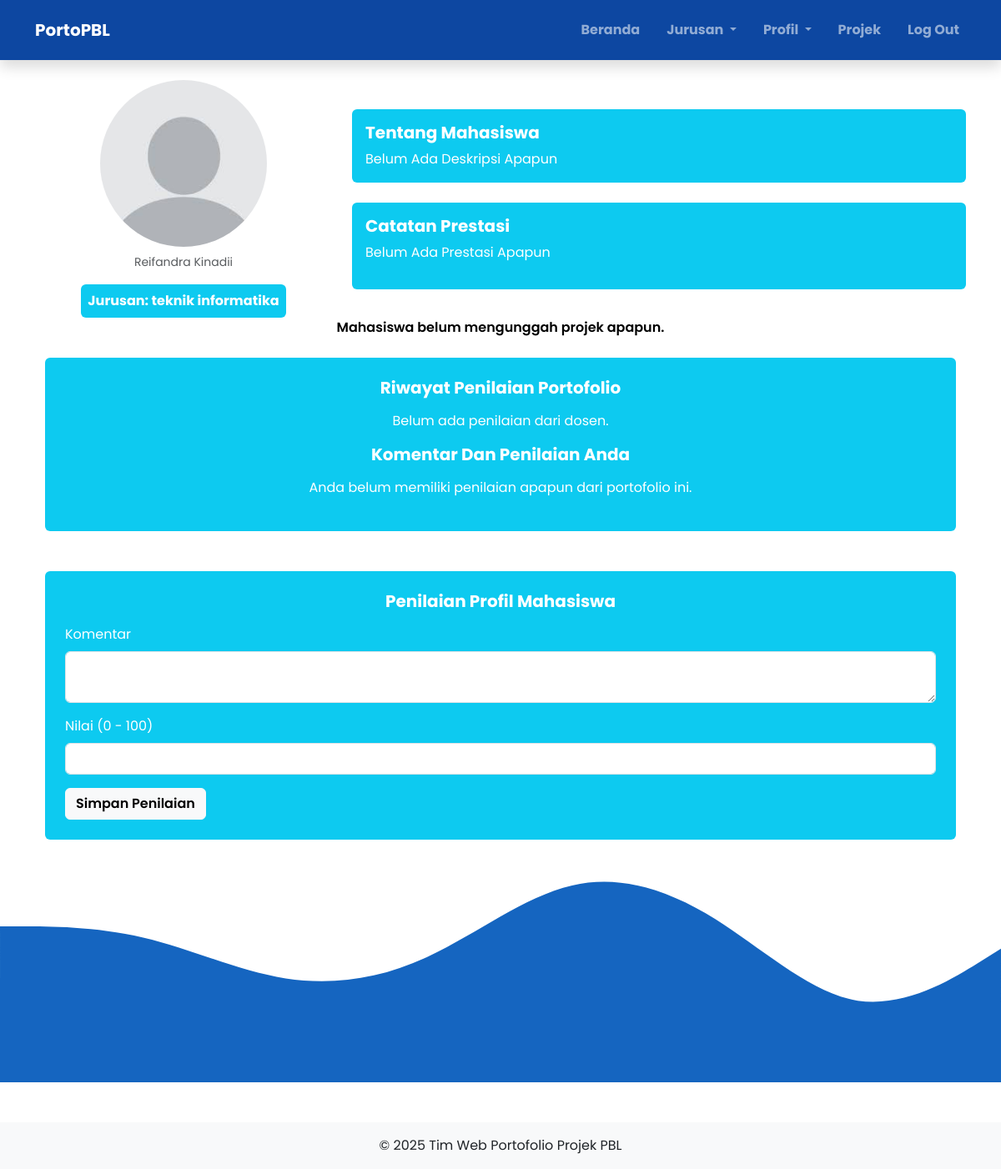
Page /Dosen/lihat_profil_mhs.php?id=3 (signed in) on the committed database.
### tables this page shows
CREATE TABLE `users` (
  `id` int(11) NOT NULL,
  `nama` varchar(100) NOT NULL,
  `username` varchar(255) NOT NULL,
  `password` varchar(255) NOT NULL,
  `foto_profil` varchar(255) DEFAULT NULL,
  `deskripsi_diri` varchar(255) DEFAULT NULL,
  `prestasi` varchar(255) DEFAULT NULL,
  `jurusan` enum('teknik mesin','teknik informatika','teknik elektro','manajemen bisnis') DEFAULT NULL,
  `role` enum('mahasiswa','dosen','admin') NOT NULL
);

### Dosen/lihat_profil_mhs.php (the view, shortened to what this page needs)
<?php
include '../koneksi.php';
$user_id = $_GET['id'];
$dosen_id = $_SESSION['id'];
$query_user = "SELECT * FROM users WHERE id = '$user_id'";
$result_user = mysqli_query($koneksi, $query_user);
$user = mysqli_fetch_assoc($result_user);
$foto = !empty($user['foto_profil'])
        ? '../asset/profil/' . $user['foto_profil']
        : '../tim/profil-kosong.jpeg';
$query_projek = "SELECT * FROM projek WHERE user_id = '$user_id'";
$result_projek = mysqli_query($koneksi, $query_projek);
$query_penilaian = "
SELECT pf.*, u.nama AS nama_dosen
FROM penilaian_portofolio pf
JOIN users u ON pf.dosen_id = u.id
WHERE pf.mahasiswa_id = '$user_id'
ORDER BY pf.id_penilaian DESC
";
$result_penilaian = mysqli_query($koneksi, $query_penilaian);
$query_history_penilaian_dosen = "
SELECT pf.*, u.nama AS nama_dosen
FROM penilaian_portofolio pf
JOIN users u ON pf.dosen_id = u.id
WHERE pf.mahasiswa_id = '$user_id' AND dosen_id = '$dosen_id'
ORDER BY pf.id_penilaian DESC
";
$result_history_penilaian_dosen = mysqli_query($koneksi, $query_history_penilaian_dosen);
?>
<!DOCTYPE html>
<html lang="en">
<head>
  <link
  rel="stylesheet"
  href="https://cdnjs.cloudflare.com/ajax/libs/font-awesome/6.5.1/css/all.min.css"
/>
  <link rel="stylesheet" href="../css/bootstrap.min.css">
  <link rel="stylesheet" href="../styles.css" type="text/css">
</head>
<body>
  <?php include '../layouts/navbar_dosen.php'; ?>
  <div class="container py-4 mt-5 pt-5">
  <div class="row align-items-center">
    <div class="col-md-4 text-center">
      <div class="ratio ratio-1x1 rounded-circle overflow-hidden mx-auto mb-2" style="width: 200px;">
        <img src="<?= $foto ?>" alt="Foto Mahasiswa" class="w-100 h-100" style="object-fit: cover;">
      </div>
      <small class="d-block mb-3 text-muted">
  <?= htmlspecialchars($user['nama']) ?>
</small>
<div class="bg-info p-2 rounded d-inline-block">
  <strong class="text-white">
    Jurusan: <?= htmlspecialchars($user['jurusan'] ?: 'Belum Diatur') ?>
  </strong>
</div>
</div>
   <div class="col-md-8">
      <div class="bg-info p-3 rounded mb-4">
        <h5 class="fw-bold text-white">Tentang Mahasiswa</h5>
        <p class="mb-0 text-white"><?= $user['deskripsi_diri'] ?: 'Belum Ada Deskripsi Apapun' ?></p>
      </div>
      <div class="bg-info p-3 rounded">
        <h5 class="fw-bold text-white">Catatan Prestasi</h5>
          <p class="text-white"><?= $user['prestasi'] ?: 'Belum Ada Prestasi Apapun' ?></p>
      </div>
    </div>
</div>
<?php if(mysqli_num_rows($result_projek) > 0) : ?>
    <?php while ($projek = mysqli_fetch_assoc($result_projek)): ?>
<div class="bg-info p-4 rounded mt-4">
  <h5 class="fw-bold mb-3 text-center text-white">Proyek</h5>
        <div class="mb-3">
          <label class="form-label fw-semibold text-white">Judul Proyek</label>
          <div class="form-control bg-light">
            <?= htmlspecialchars($projek['judul']) ?>
          </div>
        </div>
        <div class="mb-4">
          <label class="form-label fw-semibold text-white">Deskripsi Proyek</label>
          <div class="form-control bg-light" style="min-height: 100px;">
            <?= htmlspecialchars($projek['deskripsi']) ?>
          </div>
        </div>
        <div class="row g-3">
          <div class="col-md-6">
            <div class="bg-light border border-dark-subtle p-3 text-center rounded">
              <span class="fw-semibold text-muted">Video</span>
              <?php if (!empty($projek['link'])): ?>
                <div class="ratio ratio-16x9 mt-2">
                  <iframe src="<?= htmlspecialchars($projek['link']) ?>" allowfullscreen></iframe>
                </div>
              <?php endif; ?>
            </div>
          </div>
          <div class="col-md-6">
            <div class="bg-light border border-dark-subtle p-3 text-center rounded">
              <span class="fw-semibold text-muted">Foto</span><br>
              <?php if (!empty($projek['gambar_projek'])): ?>
                <img src="../asset/uploads/<?= htmlspecialchars($projek['gambar_projek']) ?>"
                     class="img-fluid rounded mt-2">
              <?php endif; ?>
            </div>
          </div>
        </div>
</div>
<?php endwhile; ?>
  <?php else: ?>
      <p class="text-center text-black fw-semibold">Mahasiswa belum mengunggah projek apapun.</p>
  <?php endif; ?>
  <div class="container mt-4 mb-5">
  <div class="bg-info p-4 rounded">
    <h5 class="fw-bold text-white mb-3 text-center">
      Riwayat Penilaian Portofolio
    </h5>
    <?php if (mysqli_num_rows($result_penilaian) > 0): ?>
      <?php while ($p = mysqli_fetch_assoc($result_penilaian)): ?>
        <div class="bg-light p-3 rounded mb-3">
          <strong><?= htmlspecialchars($p['nama_dosen']) ?></strong>
          <span class="badge bg-info ms-2">
            Nilai: <?= htmlspecialchars($p['nilai']) ?>
          </span>
          <p class="mt-2 mb-1">
            <?= htmlspecialchars($p['komentar']) ?>
          </p>
        </div>
      <?php endwhile; ?>
    <?php else: ?>
      <p class="text-center text-white">
        Belum ada penilaian dari dosen.
      </p>
    <?php endif; ?>
    <h5 class="fw-bold text-white mb-3 text-center">
      Komentar Dan Penilaian Anda
    </h5>
<?php if(mysqli_num_rows($result_history_penilaian_dosen) > 0) :?>
  <?php while ($h = mysqli_fetch_assoc($result_history_penilaian_dosen)) :?>
    <div class="bg-light p-3 rounded mb-3">
          <strong><?= htmlspecialchars($h['nama_dosen']) ?></strong>
          <span class="badge bg-info ms-2">
            Nilai: <?= htmlspecialchars($h['nilai']) ?>
          </span>
          <p class="mt-2 mb-1">
            <?= htmlspecialchars($h['komentar']) ?>
          </p>
        </div>
        <?php endwhile; ?>
        <?php else: ?>
      <p class="text-center text-white">
        Anda belum memiliki penilaian apapun dari portofolio ini.
      </p>
        <?php endif;?>
</div>
</div>
<div class="container mt-4">
  <div class="bg-info p-4 rounded">
    <h5 class="fw-bold text-white mb-3 text-center">
      Penilaian Profil Mahasiswa
    </h5>
    <form method="POST">
      <div class="mb-3">
        <label class="form-label text-white">Komentar</label>
        <textarea name="komentar" class="form-control" required></textarea>
      </div>
      <div class="mb-3">
        <label class="form-label text-white">Nilai (0 - 100)</label>
        <input type="number" name="nilai" class="form-control" min="0" max="100" required>
      </div>
      <button type="submit" name="simpan_penilaian" class="btn btn-light fw-semibold">
        Simpan Penilaian
      </button>
    </form>
  </div>
</div>
</div>
  <img src="asset/wave-dark-blue.svg">
  <footer class="text-center py-3 bg-light mt-5">
    &copy; <span>2025</span> Tim Web Portofolio Projek PBL
  </footer>
</body>
</html>

### styles.css (style rules this page uses)
body { font-family: 'Poppins','Sans-serif'; }

### rows in the picture
users: nama "Reifandra Kinadii", jurusan "teknik informatika", deskripsi_diri "Belum Ada Deskripsi Apapun", prestasi "Belum Ada Prestasi Apapun"
